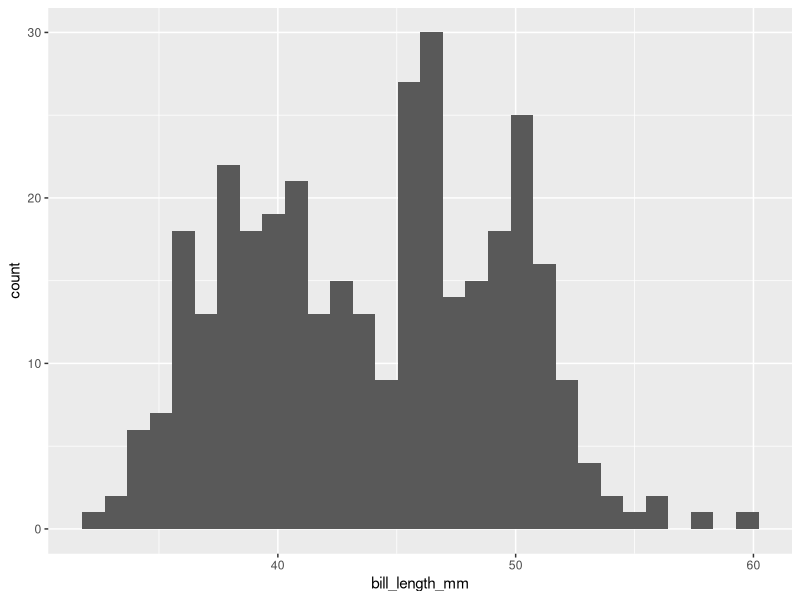
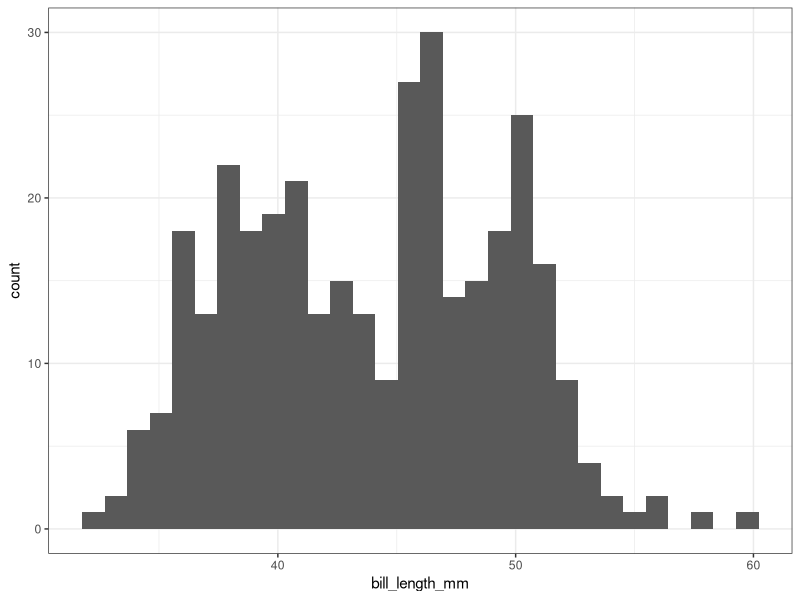
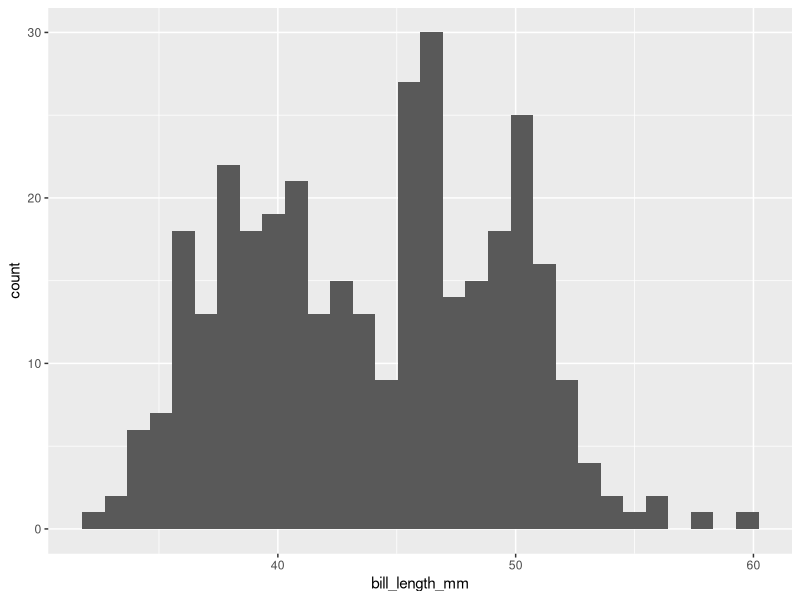

R code for these plots, in order:
## ---- chunk 1
rm(list = ls())
## ---- chunk 2
library(tidyverse)
library(palmerpenguins)
penguins <- penguins
## ---- chunk 3
    ggplot(penguins) + aes(x = bill_length_mm) + geom_histogram() 
## ---- chunk 4
ggplot(penguins) + aes(x = bill_length_mm) + geom_histogram() + theme_bw()
## ---- chunk 5
ggplot(penguins) + aes(x = bill_length_mm) + geom_histogram() 
## ---- chunk 6
clinical <- read_csv("clinical.csv", show_col_types = FALSE)
## ---- chunk 7

## ---- chunk 8


## ---- chunk 9

## ---- chunk 10

